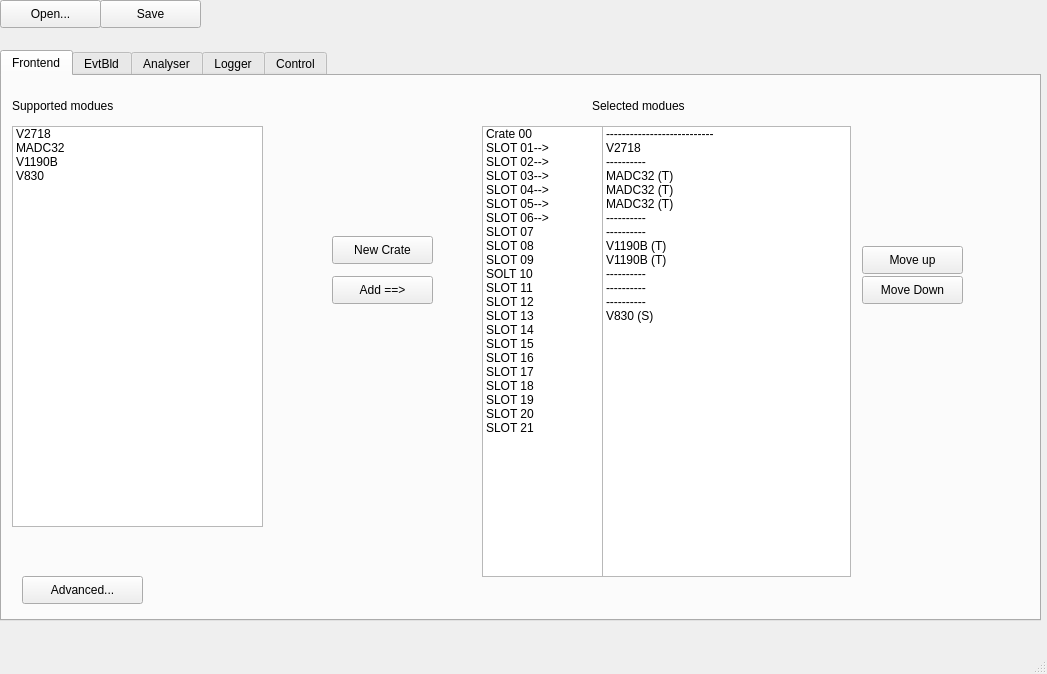
<?xml version="1.0" encoding="UTF-8"?>
<ui version="4.0">
 <class>MainWindow</class>
 <widget class="QMainWindow" name="MainWindow">
  <property name="geometry">
   <rect>
    <x>0</x>
    <y>0</y>
    <width>1047</width>
    <height>674</height>
   </rect>
  </property>
  <property name="windowTitle">
   <string>MainWindow</string>
  </property>
  <property name="layoutDirection">
   <enum>Qt::LeftToRight</enum>
  </property>
  <widget class="QWidget" name="centralWidget">
   <widget class="QTabWidget" name="tabWidget">
    <property name="geometry">
     <rect>
      <x>0</x>
      <y>50</y>
      <width>1041</width>
      <height>571</height>
     </rect>
    </property>
    <property name="currentIndex">
     <number>0</number>
    </property>
    <widget class="QWidget" name="tab">
     <attribute name="title">
      <string>Frontend</string>
     </attribute>
     <widget class="QListWidget" name="listWidget">
      <property name="geometry">
       <rect>
        <x>10</x>
        <y>50</y>
        <width>251</width>
        <height>401</height>
       </rect>
      </property>
      <item>
       <property name="text">
        <string>V2718</string>
       </property>
      </item>
      <item>
       <property name="text">
        <string>MADC32</string>
       </property>
      </item>
      <item>
       <property name="text">
        <string>V1190B</string>
       </property>
      </item>
      <item>
       <property name="text">
        <string>V830</string>
       </property>
      </item>
     </widget>
     <widget class="QLabel" name="label">
      <property name="geometry">
       <rect>
        <x>10</x>
        <y>20</y>
        <width>161</width>
        <height>19</height>
       </rect>
      </property>
      <property name="text">
       <string>Supported modues</string>
      </property>
     </widget>
     <widget class="QLabel" name="label_2">
      <property name="geometry">
       <rect>
        <x>590</x>
        <y>20</y>
        <width>160</width>
        <height>19</height>
       </rect>
      </property>
      <property name="text">
       <string>Selected modues</string>
      </property>
     </widget>
     <widget class="QListWidget" name="listWidget_2">
      <property name="geometry">
       <rect>
        <x>600</x>
        <y>50</y>
        <width>249</width>
        <height>451</height>
       </rect>
      </property>
      <item>
       <property name="text">
        <string>---------------------------</string>
       </property>
      </item>
      <item>
       <property name="text">
        <string>V2718 </string>
       </property>
      </item>
      <item>
       <property name="text">
        <string>----------</string>
       </property>
      </item>
      <item>
       <property name="text">
        <string>MADC32 (T)</string>
       </property>
      </item>
      <item>
       <property name="text">
        <string>MADC32 (T)</string>
       </property>
      </item>
      <item>
       <property name="text">
        <string>MADC32 (T)</string>
       </property>
      </item>
      <item>
       <property name="text">
        <string>----------</string>
       </property>
      </item>
      <item>
       <property name="text">
        <string>----------</string>
       </property>
      </item>
      <item>
       <property name="text">
        <string>V1190B (T)</string>
       </property>
      </item>
      <item>
       <property name="text">
        <string>V1190B (T)</string>
       </property>
      </item>
      <item>
       <property name="text">
        <string>----------</string>
       </property>
      </item>
      <item>
       <property name="text">
        <string>----------</string>
       </property>
      </item>
      <item>
       <property name="text">
        <string>----------</string>
       </property>
      </item>
      <item>
       <property name="text">
        <string>V830 (S)</string>
       </property>
      </item>
     </widget>
     <widget class="QListWidget" name="listWidget_3">
      <property name="geometry">
       <rect>
        <x>480</x>
        <y>50</y>
        <width>121</width>
        <height>451</height>
       </rect>
      </property>
      <item>
       <property name="text">
        <string>Crate 00</string>
       </property>
      </item>
      <item>
       <property name="text">
        <string>SLOT 01--&gt;</string>
       </property>
      </item>
      <item>
       <property name="text">
        <string>SLOT 02--&gt;</string>
       </property>
      </item>
      <item>
       <property name="text">
        <string>SLOT 03--&gt;</string>
       </property>
      </item>
      <item>
       <property name="text">
        <string>SLOT 04--&gt;</string>
       </property>
      </item>
      <item>
       <property name="text">
        <string>SLOT 05--&gt;</string>
       </property>
      </item>
      <item>
       <property name="text">
        <string>SLOT 06--&gt;</string>
       </property>
      </item>
      <item>
       <property name="text">
        <string>SLOT 07</string>
       </property>
      </item>
      <item>
       <property name="text">
        <string>SLOT 08</string>
       </property>
      </item>
      <item>
       <property name="text">
        <string>SLOT 09</string>
       </property>
      </item>
      <item>
       <property name="text">
        <string>SOLT 10</string>
       </property>
      </item>
      <item>
       <property name="text">
        <string>SLOT 11</string>
       </property>
      </item>
      <item>
       <property name="text">
        <string>SLOT 12</string>
       </property>
      </item>
      <item>
       <property name="text">
        <string>SLOT 13</string>
       </property>
      </item>
      <item>
       <property name="text">
        <string>SLOT 14</string>
       </property>
      </item>
      <item>
       <property name="text">
        <string>SLOT 15</string>
       </property>
      </item>
      <item>
       <property name="text">
        <string>SLOT 16</string>
       </property>
      </item>
      <item>
       <property name="text">
        <string>SLOT 17</string>
       </property>
      </item>
      <item>
       <property name="text">
        <string>SLOT 18</string>
       </property>
      </item>
      <item>
       <property name="text">
        <string>SLOT 19</string>
       </property>
      </item>
      <item>
       <property name="text">
        <string>SLOT 20</string>
       </property>
      </item>
      <item>
       <property name="text">
        <string>SLOT 21</string>
       </property>
      </item>
     </widget>
     <widget class="QPushButton" name="pushButton_3">
      <property name="geometry">
       <rect>
        <x>330</x>
        <y>200</y>
        <width>101</width>
        <height>28</height>
       </rect>
      </property>
      <property name="text">
       <string>Add ==&gt;</string>
      </property>
     </widget>
     <widget class="QPushButton" name="pushButton_4">
      <property name="geometry">
       <rect>
        <x>20</x>
        <y>500</y>
        <width>121</width>
        <height>28</height>
       </rect>
      </property>
      <property name="text">
       <string>Advanced...</string>
      </property>
     </widget>
     <widget class="QPushButton" name="pushButton_6">
      <property name="geometry">
       <rect>
        <x>330</x>
        <y>160</y>
        <width>101</width>
        <height>28</height>
       </rect>
      </property>
      <property name="text">
       <string>New Crate</string>
      </property>
     </widget>
     <widget class="QPushButton" name="pushButton_7">
      <property name="geometry">
       <rect>
        <x>860</x>
        <y>170</y>
        <width>101</width>
        <height>28</height>
       </rect>
      </property>
      <property name="text">
       <string>Move up</string>
      </property>
     </widget>
     <widget class="QPushButton" name="pushButton_8">
      <property name="geometry">
       <rect>
        <x>860</x>
        <y>200</y>
        <width>101</width>
        <height>28</height>
       </rect>
      </property>
      <property name="text">
       <string>Move Down</string>
      </property>
     </widget>
    </widget>
    <widget class="QWidget" name="tab_2">
     <attribute name="title">
      <string>EvtBld</string>
     </attribute>
    </widget>
    <widget class="QWidget" name="tab_3">
     <attribute name="title">
      <string>Analyser</string>
     </attribute>
    </widget>
    <widget class="QWidget" name="tab_4">
     <attribute name="title">
      <string>Logger</string>
     </attribute>
    </widget>
    <widget class="QWidget" name="tab_5">
     <attribute name="title">
      <string>Control</string>
     </attribute>
    </widget>
   </widget>
   <widget class="QPushButton" name="pushButton">
    <property name="geometry">
     <rect>
      <x>0</x>
      <y>0</y>
      <width>101</width>
      <height>28</height>
     </rect>
    </property>
    <property name="text">
     <string>Open...</string>
    </property>
   </widget>
   <widget class="QPushButton" name="pushButton_5">
    <property name="geometry">
     <rect>
      <x>100</x>
      <y>0</y>
      <width>101</width>
      <height>28</height>
     </rect>
    </property>
    <property name="text">
     <string>Save</string>
    </property>
   </widget>
  </widget>
  <widget class="QMenuBar" name="menuBar">
   <property name="geometry">
    <rect>
     <x>0</x>
     <y>0</y>
     <width>1047</width>
     <height>24</height>
    </rect>
   </property>
  </widget>
  <widget class="QStatusBar" name="statusBar"/>
 </widget>
 <layoutdefault spacing="6" margin="11"/>
 <resources/>
 <connections/>
</ui>
